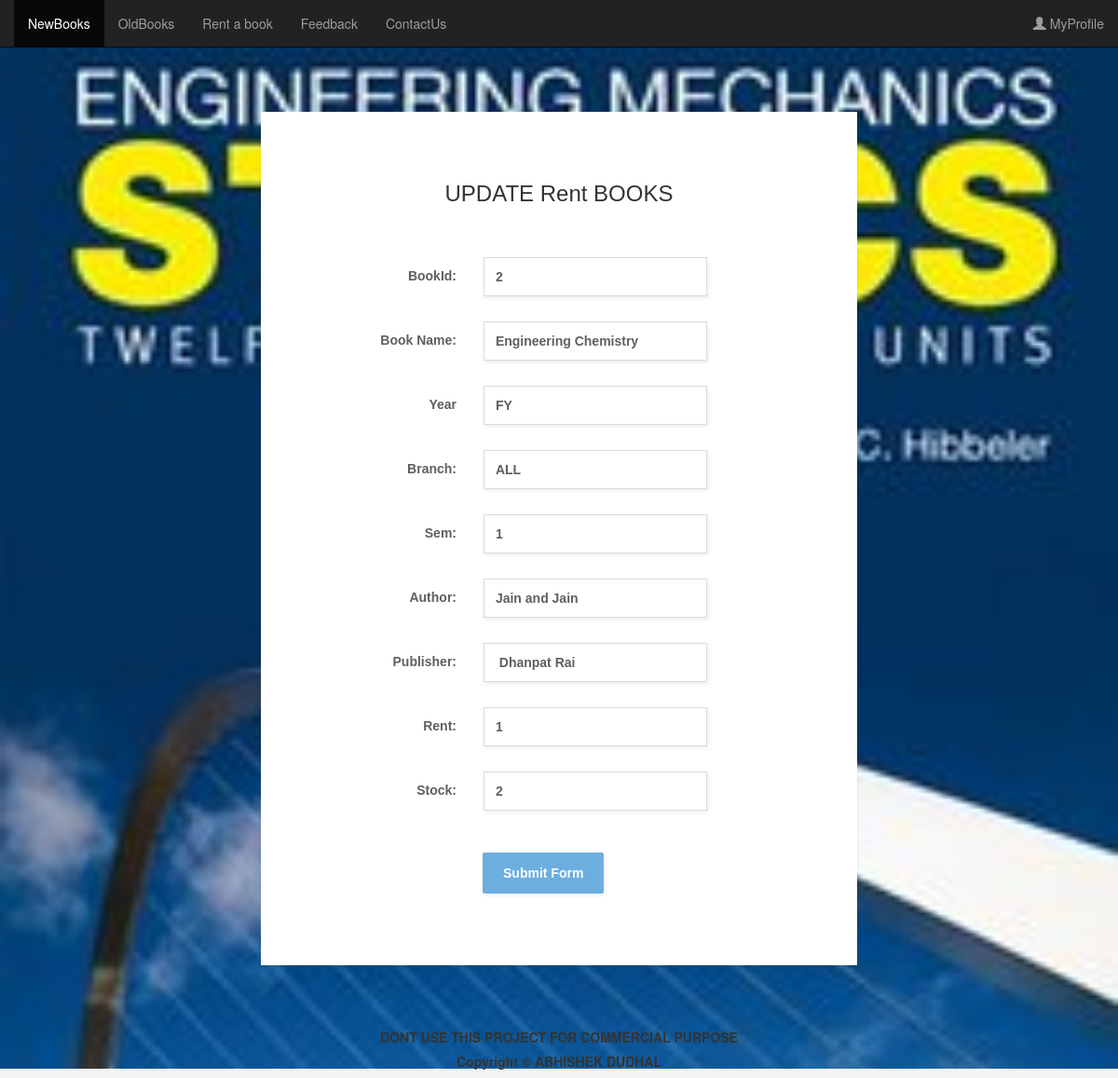
Page /uprbook.php?itemno=2 (signed in) on the committed database.
### tables this page shows
CREATE TABLE IF NOT EXISTS `users` (
  `Name` varchar(30) NOT NULL,
  `user_name` varchar(255) NOT NULL,
  `user_email` varchar(60) NOT NULL,
  `user_pass` varchar(255) NOT NULL,
  `Address` varchar(300) NOT NULL,
  `City` varchar(15) NOT NULL,
  `Pin` int(6) NOT NULL,
  `Mobile` varchar(10) NOT NULL,
  `utype` varchar(30) NOT NULL DEFAULT 'COUSTMER',
  `servicea` varchar(30) NOT NULL DEFAULT 'REG'
);

CREATE TABLE IF NOT EXISTS `rbook` (
`ID` int(10) NOT NULL,
  `BOOKNAME` varchar(66) DEFAULT NULL,
  `Year` varchar(5) DEFAULT NULL,
  `Branch` varchar(20) DEFAULT NULL,
  `Sem` varchar(1) NOT NULL,
  `Author` varchar(44) DEFAULT NULL,
  `PublicatonHouse` varchar(40) DEFAULT NULL,
  `Rent` int(2) NOT NULL DEFAULT '1',
  `stock` int(3) NOT NULL DEFAULT '2',
  `BookImage` varchar(1000) NOT NULL DEFAULT 'rbook/na.jpg'
);

### uprbook.php (the view, shortened to what this page needs)
<?php
$id=$_SESSION['eid'];
$itemno=$_REQUEST['itemno'];
?>
<html>
<head>
	<link rel="stylesheet" href="form-basic.css">
	 <link rel="stylesheet" href="http://maxcdn.bootstrapcdn.com/bootstrap/3.3.6/css/bootstrap.min.css">
</head>
<body>
<?php
	$sql=mysql_query("select * from users where user_name='$id'");
	  while($mat = mysql_fetch_array($sql))
        {
               $j=$mat['Name'];
			   echo $j;
		}
	?>
	<nav class="navbar navbar-inverse navbar-fixed-top">
	<div class="container-fluid">
	   <div class="collapse navbar-collapse" id="myNavbar">
	 <ul class="nav navbar-nav">
 <li class="active"><a  href="index.php">NewBooks</a></li>
  <li><a href="oldbook.php">OldBooks</a></li>
  <li><a href="rentbook.php">Rent a book</a></li>
  <li><a href="feedback.php">Feedback</a></li>
  <li><a href="contact.php">ContactUs</a></li>
  </ul>
   <ul class="nav navbar-nav navbar-right">
 <li><a href="login.php"><span class="glyphicon glyphicon-user"></span> MyProfile</a></li>
 	<?php
	$sql=mysql_query("select * from rbook where ID='$itemno'");
	  while($mat = mysql_fetch_array($sql))
        {
			    $a=$mat['Year'];
               $br=$mat['Branch'];
			   $b=$mat['BOOKNAME'];
			   $p=$mat['Rent'];
			   $pc=$mat['PublicatonHouse'];
			    $aut=$mat['Author'];
				 $sem=$mat['Sem'];
				  $stck=$mat['stock'];
		}
	?>
</ul>
</div>
</div>
</nav>
<br/>
<br/>
<div>
<br/><br/>
<br/>
<br/>
</div>
    <div class="main-content">
        <form method="post" name="f1" onSubmit="return vali()" class="form-basic" action="#">
            <div class="form-title-row">
                <h3>UPDATE Rent BOOKS</h3>
            </div>
            <div class="form-row">
                <label>
                    <span>BookId:</span>
                    <input name="bi" type="text" id="bi" required="required" onChange="return phone()" value="<?php echo $itemno;?>">
                </label>
            </div>
			<div class="form-row">
                <label>
                    <span>Book Name:</span>
                    <input name="bn" type="text" id="bn" required="required" value="<?php echo $b;?>"onChange="return phone()">
                </label>
            </div>
			 <div class="form-row">
                <label>
                    <span>Year</span>
                    <input name="by" type="text" id="by" required="required" value="<?php echo $a;?>" onChange="return phone()">
                </label>
            </div>
			 <div class="form-row">
                <label>
                    <span>Branch:</span>
                   <input name="bb" type="text" id="bb" required="required" value="<?php echo $br;?>"onChange="return phone()">
                </label>
            </div>
			<div class="form-row">
                <label>
                    <span>Sem:</span>
					<input name="bs" type="text" id="bs" required="required" value="<?php echo $sem;?>" onChange="return phone()">
					</label>
            </div>
             <div class="form-row">
                <label>
                    <span>Author:</span>
                   <input name="ba" type="text" id="ba" required="required" value="<?php echo $aut;?>" onChange="return phone()">
					</label>
            </div>
			<div class="form-row">
                <label>
                    <span>Publisher:</span>
					<input name="bp" type="text" id="bp" required="required" value="<?php echo $pc;?>" onChange="return phone()">
                </label>
            </div>
			<div class="form-row">
                <label>
                    <span>Rent:</span>
				<input name="bpr" type="text" id="bpr" required="required" value="<?php echo $p;?>" onChange="return phone()">
                </label>
            </div>
			 <div class="form-row">
                <label>
                    <span>Stock:</span>
					<input name="bs" type="text" id="bs" required="required" value="<?php echo $stck;?>" onChange="return phone()">
					</label>
            </div>
            <div class="form-row">
                <button name="send" type="submit" id="send" value="Send">Submit Form</button>
            </div>
        </form>
    </div>
<br/>
<br/>
<br/>
<div id="Bottom" align='center'>
<h5 class="down" align='center'><b>DONT USE THIS PROJECT FOR COMMERCIAL PURPOSE</b></h5>
<h5 class="down" align='center'><b>Copyright &copy; ABHISHEK DUDHAL</b></h5>
</div>
</body>
</html>

### form-basic.css (style rules this page uses)
html { background-color: #f3f3f3; }
.form-basic { max-width: 640px; margin: 0 auto; padding: 55px; box-sizing: border-box; background-color: #ffffff; box-shadow: 0 1px 3px 0 rgba(0, 0, 0, 0.1); font: bold 14px sans-serif; text-align: center; }
.form-basic .form-row { text-align: left; margin-bottom: 22px; }
.form-basic .form-title-row { text-align: center; margin-bottom: 55px; }
.form-basic .form-row > label span { display: inline-block; box-sizing: border-box; color: #5F5F5F; width: 180px; text-align: right; vertical-align: top; padding: 12px 25px; }
.form-basic input { color: #5f5f5f; box-sizing: border-box; width: 240px; box-shadow: 1px 2px 4px 0 rgba(0, 0, 0, 0.08); padding: 12px; border: 1px solid #dbdbdb; }
.form-basic button { display: block; border-radius: 2px; background-color: #6caee0; color: #ffffff; font-weight: bold; box-shadow: 1px 2px 4px 0 rgba(0, 0, 0, 0.08); padding: 14px 22px; border: 0; margin: 40px 183px 0; }

### uprbook.php (style rules this page uses)
body { background-image:url(12.jpg); background-size:cover; }

### rows in the picture
users: Name "Abhishek Dudhal"
rbook: bn "Engineering Chemistry", by "FY", bb "ALL", bs "1", ba "Jain and Jain", bp "Dhanpat Rai", bpr "1", bs "2"
